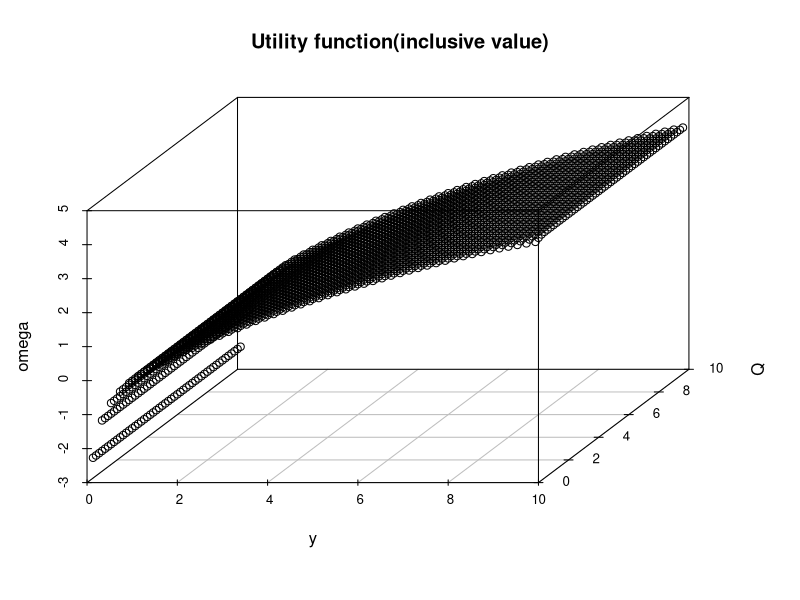
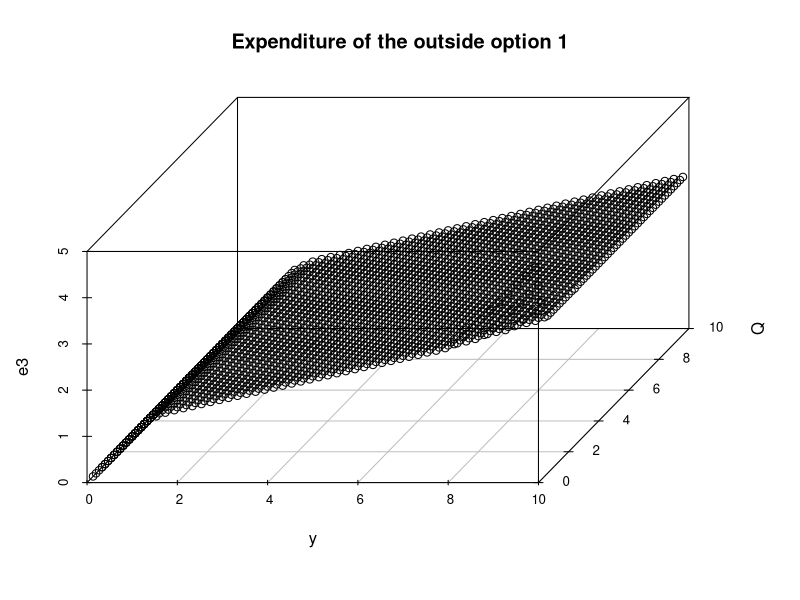
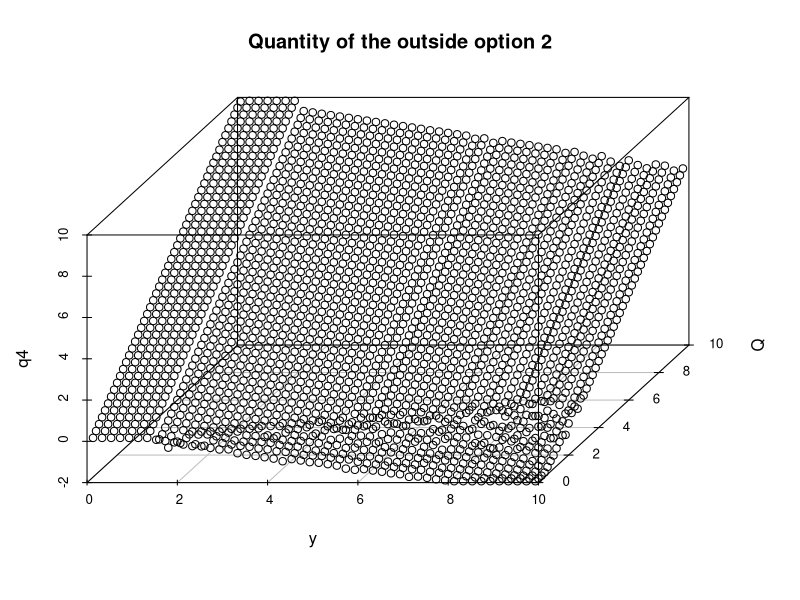
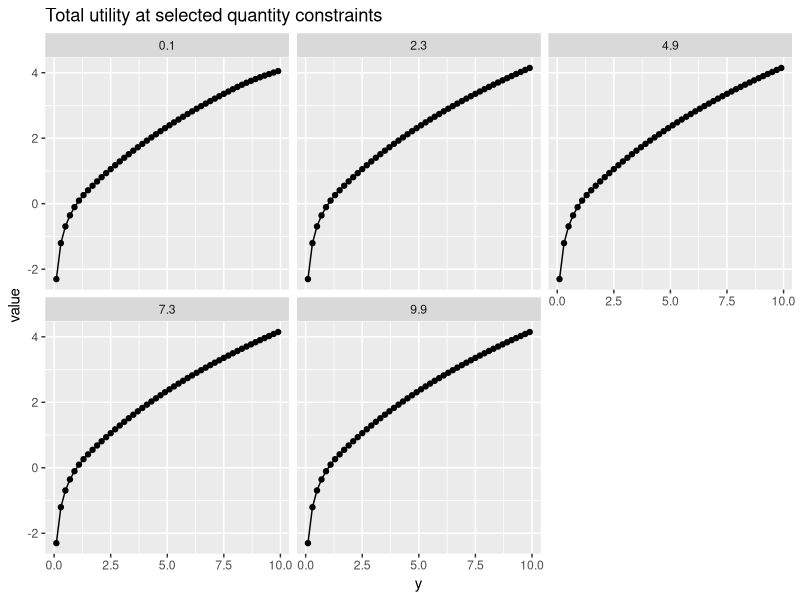
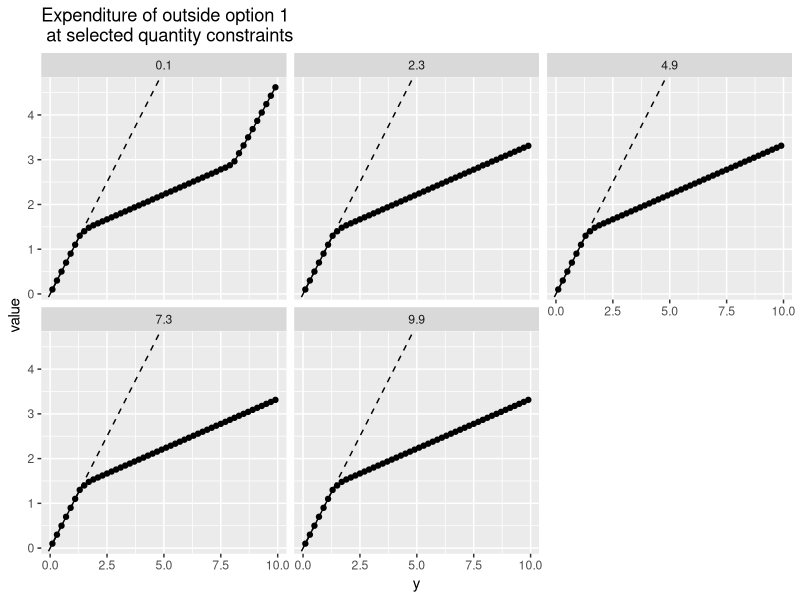
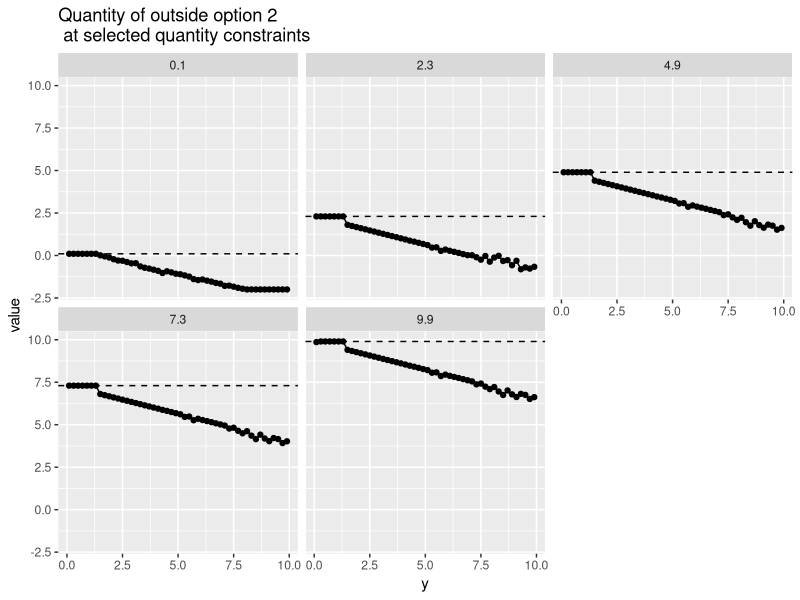

The R script that drew these images, in order:
# Simulation of allocation model 

# Model: 
# max_{e_s} \sum_{s=1}^{S} gamma_s*psi_s*log(e_s/p_s + 1) + psi_z*log(e_z) + psi_w*log(e_w)
# s.t. 	sum_{s=1}^{S} e_s + e_z <= y
# 	 	sum_{s=1}^{S} e_s/p_s + e_w <= Q

# Normalization: psi_z = psi_w = 1

library(ggplot2)	
library(reshape2)
library(scatterplot3d)

#####################
# Utility functions #
#####################
uP_fn <- function(e, psi, gamma,price, S){
# Negative purchase utility 
# e: S+2 vecotr
# psi, gamma, price is (S+2)-dimension vector 
	e0 		<- e[1:S]
	e_S1	<- e[(S+1):length(e)]
	u0		<- c(log(e0/(gamma[1:S]*price) + 1), log(e_S1[1]), log(e_S1[2]+qz_cons))
	out 	<- sum(psi*gamma*u0 ) 
	return(-out)
}

uPGrad_fn <- function(e, psi, gamma,price, S){
	e0 		<- e[1:S]
	e_S1	<- e[(S+1):length(e)]
	u0		<- c(1/(e0+price*gamma[1:S]), 1/e_S1[1], 1/(e_S1[2]+qz_cons) )
	out 	<- psi*gamma*u0 
	return(-out)
	
}

# Allocation function - solve a constrained optimization
Allocation_fn <- function(y, psi, gamma, Q=NULL, price,S,Sa, inits=NULL){
	# We have Sa non-negativity constraints, one budget constraint, and one quantity constraint
	# ui <- rbind(diag(S+2), c(rep(-1, S+1), 0) )
	# inits is a list of initial values
	ui <- rbind(diag(Sa), c(rep(-1, S+1),rep(0, Sa-S-1 )) )
	ci <- c(rep(0,S+1), -qz_cons, -y)
	if(is.null(inits)){
		tmp	  <- min(y/price, Q) * .99
		inits <- list(c(rep(tmp/(Sa-1), Sa-1), Q - tmp), c(rep(1e-8, S), y-(S+2)*1e-8, Q - sum(price)*1e-8 - 1e-8))
	}
		
	if(is.null(Q)){
		sol <- constrOptim(theta = inits, f=uP_fn, grad=NULL, ui=ui, ci=ci,psi=psi, gamma=gamma, price=price, S=S)
		return(list(e = sol$par, max = -sol$value))
	}else{
		if(Q<=0){
			e <- c(rep(0,S),y)
			if(Sa>S+1){
				e <- c(e, 0)
			}
			return(list(e = e, max = log(y) ) )
		}else{
			ui <- rbind(ui, c(-1/price, 0, -1))
			ci <- c(ci, -Q)
			sol.list <- vector("list", length(inits))
			for(j in 1:length(inits)){
				sol.list[[j]] <- constrOptim(theta = inits[[j]], f=uP_fn, grad=uPGrad_fn, ui=ui, ci=ci,psi=psi, gamma=gamma, price=price, S=S)
			}
			sel <- which.min(sapply(sol.list, function(x) x$value))
			sol <- sol.list[[sel]]
			if(sol$convergence != 0){
				cat("Constrained optimization does not converge at value y=",y,", Q=",Q,"\n")
			}
			return(list(e = sol$par, max = -sol$value, convergence = sol$convergence))
		}
	}
}

###############################
# Allocation rule exploration # 
###############################
# Set base parameters 
S 	<- 2
Sa	<- S+2
psi <- c(1.5, 2, 1, .00001)
gamma <- rep(1, Sa)
qz_cons <- 2
y 	<- 5
Q 	<- 2
price <- c(2, 3)

sol <- Allocation_fn(y, psi, gamma, Q=Q, price=price, S, Sa)

# Set experiment parameters 
psi1	<- c(5, 10, 1, 1)
gamma1 	<- rep(1, Sa)
sol1 	<- Allocation_fn(y, psi1, gamma1, Q=Q, price=price, S, Sa)

# Compare the allocation 
tmp <- rbind(sol$e, sol1$e)
rownames(tmp) <- c("Baseline", "Experiment")
cat("The expenditure at two parameters: \n"); round(tmp, 4)

############################
# Shape of inclusive value #
############################
y_grid 	<- seq(0.1, 10, by=.2)
Q_grid 	<- seq(.1, 10, by=0.2)
ny		<- length(y_grid)
nQ		<- length(Q_grid)
e_arr	<- array(NA, c(ny, nQ, Sa), dimnames = list(y_grid, Q_grid, 1:Sa))
omega	<- matrix(NA, ny, nQ, dimnames= list(y_grid, Q_grid))
for(i in 1:ny){
	for(j in 1:nQ){
		tmp <- Allocation_fn(y = y_grid[i], psi, gamma, Q=Q_grid[j], price=price, S, Sa)
		e_arr[i,j,] <- tmp$e
		omega[i,j]  <- tmp$max
	}
	print(i)
}

# 3D plots of inclusive values, expenditure allocation. 
my.angle <- 60
ggtmp <- melt(omega)
names(ggtmp) <- c("y","Q","value")
scatterplot3d(x=ggtmp$y, y=ggtmp$Q, z=ggtmp$value, xlab="y", ylab="Q", zlab="omega", main="Utility function(inclusive value)",angle=my.angle)

ggtmp <- melt(e_arr[,,(S+1)])
names(ggtmp) <- c("y","Q","value")
quartz()
scatterplot3d(x=ggtmp$y, y=ggtmp$Q, z=ggtmp$value, xlab="y", ylab="Q", zlab="e3", main="Expenditure of the outside option 1",angle=my.angle)

ggtmp <- melt(e_arr[,,Sa])
names(ggtmp) <- c("y","Q","value")
quartz()
scatterplot3d(x=ggtmp$y, y=ggtmp$Q, z=ggtmp$value, xlab="y", ylab="Q", zlab="q4", main="Quantity of the outside option 2",angle=my.angle)

# 2D plots
sel <- c(1, nQ/4, nQ/2, 3*nQ/4, nQ)
ggtmp <- melt(omega[,sel])
names(ggtmp) <- c("y","Q","value")
quartz()
ggplot(ggtmp, aes(y, value)) + geom_point() + geom_line() + 
		facet_wrap(~Q) + 
		labs(title="Total utility at selected quantity constraints")

ggtmp <- melt(e_arr[,sel,(S+1)])
names(ggtmp) <- c("y","Q","value")
quartz()
ggplot(ggtmp, aes(y, value)) + geom_point() + geom_line() + 
		geom_abline(xintercept=0, slope=1, linetype=2) + 
		facet_wrap(~Q) + 
		labs(title="Expenditure of outside option 1\n at selected quantity constraints")

ggtmp <- melt(e_arr[,sel,Sa])
names(ggtmp) <- c("y","Q","value")
quartz()
ggplot(ggtmp, aes(y, value)) + geom_point() + geom_line() + 
		geom_hline(aes(yintercept=Q), linetype=2) + 
		facet_wrap(~Q) + 
		labs(title="Quantity of outside option 2\n at selected quantity constraints")


##################
# Add randomness # 
##################
set.seed(99)
numsim 	<- 50
y_grid 	<- seq(0.1, 10, by=.2)
Q_grid 	<- seq(.1, 6, by=0.5)
ny		<- length(y_grid)
nQ		<- length(Q_grid)
eps		<- matrix(rnorm(numsim*S), numsim, S)
psi_draw <- rep(1, numsim)%*%t(psi) * cbind(exp(eps), 1, 1)
e_arr_d	<- array(NA, c(numsim, ny, nQ, Sa), dimnames = list(1:numsim, y_grid, Q_grid, 1:Sa))
omega_d	<- array(NA, c(numsim, ny, nQ), dimnames= list(1:numsim, y_grid, Q_grid))
for(i in 1:numsim){
	for(j in 1:ny){
		for(k in 1:nQ){
			tmp <- Allocation_fn(y = y_grid[j], psi=psi_draw[i,], gamma, Q=Q_grid[k], price=price, S, Sa)
			e_arr_d[i,j,k,] <- tmp$e
			omega_d[i,j,k]  <- tmp$max
		}
	}
	print(i)
}
omega <- apply(omega_d, c(2,3), mean) 
e_arr <- apply(e_arr_d, c(2,3,4), mean)
